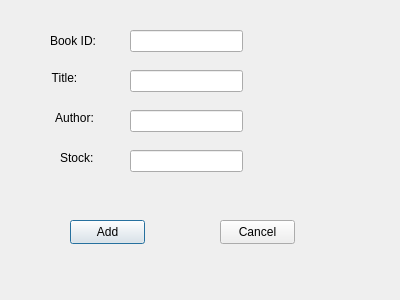
<?xml version="1.0" encoding="UTF-8"?>
<ui version="4.0">
 <class>AddBookDialog</class>
 <widget class="QDialog" name="AddBookDialog">
  <property name="geometry">
   <rect>
    <x>0</x>
    <y>0</y>
    <width>400</width>
    <height>300</height>
   </rect>
  </property>
  <property name="windowTitle">
   <string>Dialog</string>
  </property>
  <widget class="QLabel" name="editID">
   <property name="geometry">
    <rect>
     <x>50</x>
     <y>30</y>
     <width>61</width>
     <height>21</height>
    </rect>
   </property>
   <property name="text">
    <string>Book ID:</string>
   </property>
   <property name="alignment">
    <set>Qt::AlignmentFlag::AlignLeading|Qt::AlignmentFlag::AlignLeft|Qt::AlignmentFlag::AlignVCenter</set>
   </property>
  </widget>
  <widget class="QLineEdit" name="editId">
   <property name="geometry">
    <rect>
     <x>130</x>
     <y>30</y>
     <width>113</width>
     <height>22</height>
    </rect>
   </property>
  </widget>
  <widget class="QLabel" name="label">
   <property name="geometry">
    <rect>
     <x>40</x>
     <y>70</y>
     <width>49</width>
     <height>16</height>
    </rect>
   </property>
   <property name="text">
    <string>Title:</string>
   </property>
   <property name="alignment">
    <set>Qt::AlignmentFlag::AlignCenter</set>
   </property>
  </widget>
  <widget class="QLineEdit" name="editTitle">
   <property name="geometry">
    <rect>
     <x>130</x>
     <y>70</y>
     <width>113</width>
     <height>22</height>
    </rect>
   </property>
  </widget>
  <widget class="QLabel" name="label_2">
   <property name="geometry">
    <rect>
     <x>50</x>
     <y>110</y>
     <width>49</width>
     <height>16</height>
    </rect>
   </property>
   <property name="text">
    <string>Author:</string>
   </property>
   <property name="alignment">
    <set>Qt::AlignmentFlag::AlignCenter</set>
   </property>
  </widget>
  <widget class="QLineEdit" name="editAuthor">
   <property name="geometry">
    <rect>
     <x>130</x>
     <y>110</y>
     <width>113</width>
     <height>22</height>
    </rect>
   </property>
  </widget>
  <widget class="QPushButton" name="btnAdd">
   <property name="geometry">
    <rect>
     <x>70</x>
     <y>220</y>
     <width>75</width>
     <height>24</height>
    </rect>
   </property>
   <property name="text">
    <string>Add</string>
   </property>
  </widget>
  <widget class="QPushButton" name="btnCancel">
   <property name="geometry">
    <rect>
     <x>220</x>
     <y>220</y>
     <width>75</width>
     <height>24</height>
    </rect>
   </property>
   <property name="text">
    <string>Cancel</string>
   </property>
  </widget>
  <widget class="QLabel" name="label_3">
   <property name="geometry">
    <rect>
     <x>60</x>
     <y>150</y>
     <width>49</width>
     <height>16</height>
    </rect>
   </property>
   <property name="text">
    <string>Stock:</string>
   </property>
  </widget>
  <widget class="QLineEdit" name="editStock">
   <property name="geometry">
    <rect>
     <x>130</x>
     <y>150</y>
     <width>113</width>
     <height>22</height>
    </rect>
   </property>
  </widget>
 </widget>
 <resources/>
 <connections/>
</ui>
